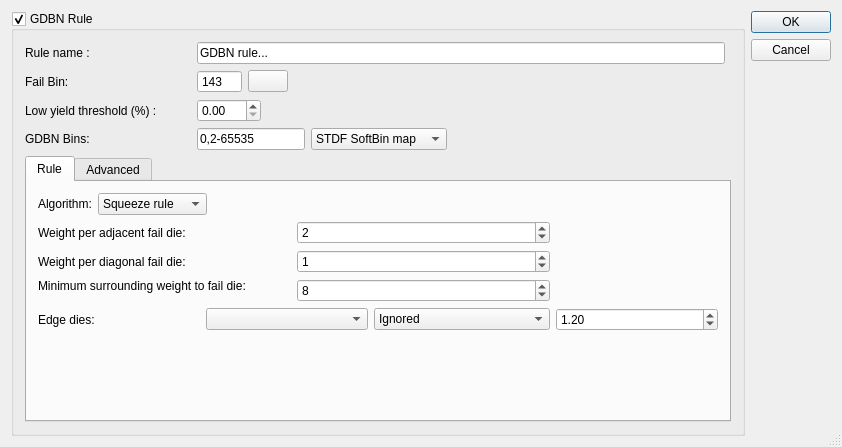
<?xml version="1.0" encoding="UTF-8"?>
<ui version="4.0">
 <class>GdbnDefinitionDialogBase</class>
 <widget class="QDialog" name="GdbnDefinitionDialogBase">
  <property name="geometry">
   <rect>
    <x>0</x>
    <y>0</y>
    <width>842</width>
    <height>447</height>
   </rect>
  </property>
  <property name="sizePolicy">
   <sizepolicy hsizetype="Preferred" vsizetype="Preferred">
    <horstretch>0</horstretch>
    <verstretch>0</verstretch>
   </sizepolicy>
  </property>
  <property name="windowTitle">
   <string>GDBN definition</string>
  </property>
  <property name="windowIcon">
   <iconset resource="gex.qrc">
    <normaloff>:/gex/icons/gex_application_48x48.png</normaloff>:/gex/icons/gex_application_48x48.png</iconset>
  </property>
  <property name="autoFillBackground">
   <bool>true</bool>
  </property>
  <property name="sizeGripEnabled">
   <bool>true</bool>
  </property>
  <layout class="QGridLayout" name="gridLayout_7">
   <item row="0" column="0">
    <widget class="QGroupBox" name="groupBoxGDBN">
     <property name="toolTip">
      <string>Enable/Disable rule</string>
     </property>
     <property name="title">
      <string>GDBN Rule</string>
     </property>
     <property name="checkable">
      <bool>true</bool>
     </property>
     <layout class="QGridLayout" name="gridLayout_6">
      <item row="6" column="3" colspan="5">
       <widget class="QDoubleSpinBox" name="doubleSpinBoxNeighbourhoodYieldLevel">
        <property name="sizePolicy">
         <sizepolicy hsizetype="Fixed" vsizetype="Fixed">
          <horstretch>0</horstretch>
          <verstretch>0</verstretch>
         </sizepolicy>
        </property>
        <property name="toolTip">
         <string>Rule will apply to wafers with a yield under this threshold limit</string>
        </property>
        <property name="decimals">
         <number>2</number>
        </property>
        <property name="maximum">
         <double>100.000000000000000</double>
        </property>
       </widget>
      </item>
      <item row="1" column="5">
       <widget class="GColorPushButton" name="pushButtonFailBinColor">
        <property name="maximumSize">
         <size>
          <width>50</width>
          <height>16777215</height>
         </size>
        </property>
        <property name="toolTip">
         <string>Define the Bin color assigned to Good dies with bad neighbourhood</string>
        </property>
        <property name="text">
         <string/>
        </property>
        <property name="autoDefault">
         <bool>false</bool>
        </property>
       </widget>
      </item>
      <item row="8" column="1" colspan="7">
       <widget class="QTabWidget" name="tabWidget">
        <property name="sizePolicy">
         <sizepolicy hsizetype="Preferred" vsizetype="Preferred">
          <horstretch>0</horstretch>
          <verstretch>0</verstretch>
         </sizepolicy>
        </property>
        <property name="currentIndex">
         <number>0</number>
        </property>
        <widget class="QWidget" name="tab">
         <attribute name="title">
          <string>Rule</string>
         </attribute>
         <layout class="QGridLayout" name="gridLayout_5">
          <item row="0" column="0">
           <layout class="QHBoxLayout" name="horizontalLayout">
            <item>
             <widget class="QLabel" name="textLabel2_2_2_2_2_2_5">
              <property name="maximumSize">
               <size>
                <width>32767</width>
                <height>32767</height>
               </size>
              </property>
              <property name="text">
               <string>Algorithm:</string>
              </property>
              <property name="alignment">
               <set>Qt::AlignVCenter</set>
              </property>
              <property name="wordWrap">
               <bool>true</bool>
              </property>
             </widget>
            </item>
            <item>
             <widget class="QComboBox" name="comboBoxNeighbourhoodAlgorithm">
              <property name="toolTip">
               <string>Select GDBN Algorithm to use</string>
              </property>
              <item>
               <property name="text">
                <string>Squeeze rule</string>
               </property>
              </item>
              <item>
               <property name="text">
                <string>Weighting rule</string>
               </property>
              </item>
             </widget>
            </item>
            <item>
             <spacer name="horizontalSpacer">
              <property name="orientation">
               <enum>Qt::Horizontal</enum>
              </property>
              <property name="sizeHint" stdset="0">
               <size>
                <width>40</width>
                <height>20</height>
               </size>
              </property>
             </spacer>
            </item>
           </layout>
          </item>
          <item row="1" column="0">
           <widget class="QStackedWidget" name="stackedWidget_GDBN_Algorithm">
            <property name="currentIndex">
             <number>1</number>
            </property>
            <widget class="QWidget" name="page">
             <layout class="QGridLayout" name="gridLayout_4">
              <item row="0" column="1">
               <spacer name="horizontalSpacer_2">
                <property name="orientation">
                 <enum>Qt::Horizontal</enum>
                </property>
                <property name="sizeHint" stdset="0">
                 <size>
                  <width>5</width>
                  <height>20</height>
                 </size>
                </property>
               </spacer>
              </item>
              <item row="0" column="0">
               <layout class="QGridLayout" name="gridLayout">
                <item row="0" column="0">
                 <widget class="QLabel" name="textLabel2_2_2_2_2_2">
                  <property name="sizePolicy">
                   <sizepolicy hsizetype="Fixed" vsizetype="Preferred">
                    <horstretch>0</horstretch>
                    <verstretch>0</verstretch>
                   </sizepolicy>
                  </property>
                  <property name="minimumSize">
                   <size>
                    <width>160</width>
                    <height>0</height>
                   </size>
                  </property>
                  <property name="maximumSize">
                   <size>
                    <width>160</width>
                    <height>16777215</height>
                   </size>
                  </property>
                  <property name="text">
                   <string>Neighborhood size:</string>
                  </property>
                  <property name="alignment">
                   <set>Qt::AlignVCenter</set>
                  </property>
                  <property name="wordWrap">
                   <bool>true</bool>
                  </property>
                 </widget>
                </item>
                <item row="0" column="1">
                 <widget class="QComboBox" name="comboBoxNeighbourhoodSize">
                  <property name="sizePolicy">
                   <sizepolicy hsizetype="Fixed" vsizetype="Fixed">
                    <horstretch>0</horstretch>
                    <verstretch>0</verstretch>
                   </sizepolicy>
                  </property>
                  <property name="toolTip">
                   <string>Neighborhood window size, centered on Good die (Bin 1)</string>
                  </property>
                  <item>
                   <property name="text">
                    <string>3 x 3 Dies</string>
                   </property>
                  </item>
                  <item>
                   <property name="text">
                    <string>5 x 5 Dies</string>
                   </property>
                  </item>
                  <item>
                   <property name="text">
                    <string>7 x 7 Dies</string>
                   </property>
                  </item>
                 </widget>
                </item>
                <item row="1" column="0">
                 <widget class="QLabel" name="textLabel2_2_2_2_2_2_3">
                  <property name="sizePolicy">
                   <sizepolicy hsizetype="Fixed" vsizetype="Preferred">
                    <horstretch>0</horstretch>
                    <verstretch>0</verstretch>
                   </sizepolicy>
                  </property>
                  <property name="minimumSize">
                   <size>
                    <width>160</width>
                    <height>0</height>
                   </size>
                  </property>
                  <property name="maximumSize">
                   <size>
                    <width>160</width>
                    <height>16777215</height>
                   </size>
                  </property>
                  <property name="text">
                   <string>Fail good die if at least:</string>
                  </property>
                  <property name="alignment">
                   <set>Qt::AlignVCenter</set>
                  </property>
                  <property name="wordWrap">
                   <bool>true</bool>
                  </property>
                 </widget>
                </item>
                <item row="1" column="1">
                 <widget class="QComboBox" name="comboBoxNeighbourhoodFail">
                  <property name="sizePolicy">
                   <sizepolicy hsizetype="Fixed" vsizetype="Fixed">
                    <horstretch>0</horstretch>
                    <verstretch>0</verstretch>
                   </sizepolicy>
                  </property>
                  <property name="toolTip">
                   <string>Number of bad neighbors to detect to fail a good bin</string>
                  </property>
                  <item>
                   <property name="text">
                    <string>1 Bad Die in the Neighborhood</string>
                   </property>
                  </item>
                 </widget>
                </item>
               </layout>
              </item>
              <item row="1" column="0">
               <widget class="QCheckBox" name="checkBoxNeighbourhoodFailEdges">
                <property name="toolTip">
                 <string>Consider outside of wafer as failing dies (impacts GDBN algorithm)</string>
                </property>
                <property name="text">
                 <string>Edge dies considered bad neighbors</string>
                </property>
               </widget>
              </item>
              <item row="2" column="0">
               <spacer name="verticalSpacer">
                <property name="orientation">
                 <enum>Qt::Vertical</enum>
                </property>
                <property name="sizeType">
                 <enum>QSizePolicy::MinimumExpanding</enum>
                </property>
                <property name="sizeHint" stdset="0">
                 <size>
                  <width>20</width>
                  <height>20</height>
                 </size>
                </property>
               </spacer>
              </item>
             </layout>
            </widget>
            <widget class="QWidget" name="page_2">
             <layout class="QGridLayout" name="gridLayout_3">
              <property name="leftMargin">
               <number>0</number>
              </property>
              <property name="topMargin">
               <number>0</number>
              </property>
              <property name="rightMargin">
               <number>0</number>
              </property>
              <property name="bottomMargin">
               <number>0</number>
              </property>
              <item row="1" column="3">
               <widget class="QDoubleSpinBox" name="doubleSpinBoxWeightingScale">
                <property name="minimum">
                 <double>0.010000000000000</double>
                </property>
                <property name="maximum">
                 <double>50.000000000000000</double>
                </property>
                <property name="singleStep">
                 <double>0.100000000000000</double>
                </property>
                <property name="value">
                 <double>1.200000000000000</double>
                </property>
               </widget>
              </item>
              <item row="0" column="0" colspan="3">
               <layout class="QGridLayout" name="gridLayout_2">
                <item row="0" column="0">
                 <widget class="QLabel" name="textLabel2_2_2_2_5">
                  <property name="maximumSize">
                   <size>
                    <width>32767</width>
                    <height>32767</height>
                   </size>
                  </property>
                  <property name="text">
                   <string>Weight per adjacent fail die:</string>
                  </property>
                  <property name="alignment">
                   <set>Qt::AlignVCenter</set>
                  </property>
                  <property name="wordWrap">
                   <bool>true</bool>
                  </property>
                 </widget>
                </item>
                <item row="0" column="1">
                 <widget class="QSpinBox" name="spinBoxGDBN_WeightAdjacent">
                  <property name="toolTip">
                   <string>Weight assigned to failing adjacent dies</string>
                  </property>
                  <property name="minimum">
                   <number>0</number>
                  </property>
                  <property name="maximum">
                   <number>100</number>
                  </property>
                  <property name="value">
                   <number>2</number>
                  </property>
                 </widget>
                </item>
                <item row="1" column="0">
                 <widget class="QLabel" name="textLabel2_2_2_2_6">
                  <property name="maximumSize">
                   <size>
                    <width>32767</width>
                    <height>32767</height>
                   </size>
                  </property>
                  <property name="text">
                   <string>Weight per diagonal fail die:</string>
                  </property>
                  <property name="alignment">
                   <set>Qt::AlignVCenter</set>
                  </property>
                  <property name="wordWrap">
                   <bool>true</bool>
                  </property>
                 </widget>
                </item>
                <item row="1" column="1">
                 <widget class="QSpinBox" name="spinBoxGDBN_WeightDiagonal">
                  <property name="toolTip">
                   <string>Weight assigned to failing diagonal dies (non-adjacent)</string>
                  </property>
                  <property name="minimum">
                   <number>0</number>
                  </property>
                  <property name="maximum">
                   <number>100</number>
                  </property>
                  <property name="value">
                   <number>1</number>
                  </property>
                 </widget>
                </item>
                <item row="2" column="0">
                 <widget class="QLabel" name="textLabel2_2_2_2_7">
                  <property name="maximumSize">
                   <size>
                    <width>32767</width>
                    <height>32767</height>
                   </size>
                  </property>
                  <property name="text">
                   <string>Minimum surrounding weight to fail die:</string>
                  </property>
                  <property name="alignment">
                   <set>Qt::AlignLeading|Qt::AlignLeft|Qt::AlignTop</set>
                  </property>
                  <property name="wordWrap">
                   <bool>true</bool>
                  </property>
                 </widget>
                </item>
                <item row="2" column="1">
                 <widget class="QSpinBox" name="spinBoxGDBN_MinimumWeighting">
                  <property name="toolTip">
                   <string>Minimum total (of surrounding  8 dies) weight to fail a good die</string>
                  </property>
                  <property name="minimum">
                   <number>1</number>
                  </property>
                  <property name="maximum">
                   <number>100</number>
                  </property>
                  <property name="value">
                   <number>8</number>
                  </property>
                 </widget>
                </item>
               </layout>
              </item>
              <item row="1" column="1">
               <widget class="QComboBox" name="comboBoxEdgeDieType"/>
              </item>
              <item row="1" column="2">
               <widget class="QComboBox" name="comboBoxWeightingEdgeDies">
                <property name="toolTip">
                 <string>How to handle border dies...</string>
                </property>
                <item>
                 <property name="text">
                  <string>Ignored</string>
                 </property>
                </item>
                <item>
                 <property name="text">
                  <string>Considered Good</string>
                 </property>
                </item>
                <item>
                 <property name="text">
                  <string>Considered Bad</string>
                 </property>
                </item>
                <item>
                 <property name="text">
                  <string>Scale computed weight by:</string>
                 </property>
                </item>
               </widget>
              </item>
              <item row="1" column="0">
               <widget class="QLabel" name="textLabel2_2_2_2_8">
                <property name="maximumSize">
                 <size>
                  <width>32767</width>
                  <height>32767</height>
                 </size>
                </property>
                <property name="text">
                 <string>Edge dies:</string>
                </property>
                <property name="alignment">
                 <set>Qt::AlignLeading|Qt::AlignLeft|Qt::AlignVCenter</set>
                </property>
                <property name="wordWrap">
                 <bool>true</bool>
                </property>
               </widget>
              </item>
              <item row="2" column="1" colspan="2">
               <spacer name="verticalSpacer_3">
                <property name="orientation">
                 <enum>Qt::Vertical</enum>
                </property>
                <property name="sizeType">
                 <enum>QSizePolicy::MinimumExpanding</enum>
                </property>
                <property name="sizeHint" stdset="0">
                 <size>
                  <width>20</width>
                  <height>20</height>
                 </size>
                </property>
               </spacer>
              </item>
             </layout>
            </widget>
           </widget>
          </item>
         </layout>
        </widget>
        <widget class="QWidget" name="tab_2">
         <attribute name="title">
          <string>Advanced</string>
         </attribute>
         <layout class="QGridLayout" name="gridLayout_8">
          <item row="0" column="0">
           <layout class="QHBoxLayout" name="horizontalLayout_3">
            <item>
             <widget class="QLabel" name="textLabel2_2_2_2_2_2_2_2_6">
              <property name="maximumSize">
               <size>
                <width>32767</width>
                <height>32767</height>
               </size>
              </property>
              <property name="text">
               <string>Mask:</string>
              </property>
              <property name="alignment">
               <set>Qt::AlignVCenter</set>
              </property>
              <property name="wordWrap">
               <bool>true</bool>
              </property>
             </widget>
            </item>
            <item>
             <widget class="QComboBox" name="comboBox_GdbnMask">
              <property name="toolTip">
               <string>Mask (only apply GDBN rule to dies matching mask criteria</string>
              </property>
             </widget>
            </item>
           </layout>
          </item>
          <item row="1" column="0">
           <spacer name="verticalSpacer_4">
            <property name="orientation">
             <enum>Qt::Vertical</enum>
            </property>
            <property name="sizeHint" stdset="0">
             <size>
              <width>20</width>
              <height>40</height>
             </size>
            </property>
           </spacer>
          </item>
          <item row="0" column="1">
           <spacer name="horizontalSpacer_4">
            <property name="orientation">
             <enum>Qt::Horizontal</enum>
            </property>
            <property name="sizeHint" stdset="0">
             <size>
              <width>40</width>
              <height>20</height>
             </size>
            </property>
           </spacer>
          </item>
         </layout>
        </widget>
       </widget>
      </item>
      <item row="7" column="3" colspan="5">
       <layout class="QHBoxLayout" name="horizontalLayout_2">
        <item>
         <widget class="QLineEdit" name="lineEditBadBinNeighbors">
          <property name="sizePolicy">
           <sizepolicy hsizetype="Fixed" vsizetype="Fixed">
            <horstretch>0</horstretch>
            <verstretch>0</verstretch>
           </sizepolicy>
          </property>
          <property name="toolTip">
           <string>Define list of bad bins to look for in bad cluster</string>
          </property>
          <property name="text">
           <string>0,2-65535</string>
          </property>
         </widget>
        </item>
        <item>
         <widget class="QComboBox" name="comboBox_GDBN_BinSource">
          <property name="sizePolicy">
           <sizepolicy hsizetype="Preferred" vsizetype="Fixed">
            <horstretch>0</horstretch>
            <verstretch>0</verstretch>
           </sizepolicy>
          </property>
          <property name="toolTip">
           <string>Map source (Working over Softbin or Hardbin,...)</string>
          </property>
          <item>
           <property name="text">
            <string>STDF SoftBin map</string>
           </property>
          </item>
          <item>
           <property name="text">
            <string>STDF HardBin map</string>
           </property>
          </item>
          <item>
           <property name="text">
            <string>External map</string>
           </property>
          </item>
         </widget>
        </item>
        <item>
         <spacer name="horizontalSpacer_3">
          <property name="orientation">
           <enum>Qt::Horizontal</enum>
          </property>
          <property name="sizeHint" stdset="0">
           <size>
            <width>40</width>
            <height>20</height>
           </size>
          </property>
         </spacer>
        </item>
       </layout>
      </item>
      <item row="7" column="1">
       <widget class="QLabel" name="textLabel2_2_2_2_2_2_2_2_3">
        <property name="sizePolicy">
         <sizepolicy hsizetype="Maximum" vsizetype="Preferred">
          <horstretch>0</horstretch>
          <verstretch>0</verstretch>
         </sizepolicy>
        </property>
        <property name="minimumSize">
         <size>
          <width>160</width>
          <height>0</height>
         </size>
        </property>
        <property name="maximumSize">
         <size>
          <width>160</width>
          <height>32767</height>
         </size>
        </property>
        <property name="text">
         <string>GDBN Bins:</string>
        </property>
        <property name="alignment">
         <set>Qt::AlignVCenter</set>
        </property>
        <property name="wordWrap">
         <bool>true</bool>
        </property>
       </widget>
      </item>
      <item row="1" column="1">
       <widget class="QLabel" name="textLabel2_2_2_2_4">
        <property name="maximumSize">
         <size>
          <width>32767</width>
          <height>32767</height>
         </size>
        </property>
        <property name="text">
         <string>Fail Bin:</string>
        </property>
        <property name="alignment">
         <set>Qt::AlignVCenter</set>
        </property>
        <property name="wordWrap">
         <bool>true</bool>
        </property>
       </widget>
      </item>
      <item row="1" column="6">
       <spacer name="horizontalSpacer_5">
        <property name="orientation">
         <enum>Qt::Horizontal</enum>
        </property>
        <property name="sizeHint" stdset="0">
         <size>
          <width>40</width>
          <height>20</height>
         </size>
        </property>
       </spacer>
      </item>
      <item row="0" column="1">
       <widget class="QLabel" name="textLabel2_2_2_2_2_2_2_2_4">
        <property name="sizePolicy">
         <sizepolicy hsizetype="Preferred" vsizetype="Preferred">
          <horstretch>0</horstretch>
          <verstretch>0</verstretch>
         </sizepolicy>
        </property>
        <property name="minimumSize">
         <size>
          <width>160</width>
          <height>0</height>
         </size>
        </property>
        <property name="maximumSize">
         <size>
          <width>160</width>
          <height>32767</height>
         </size>
        </property>
        <property name="text">
         <string>Rule name :</string>
        </property>
        <property name="alignment">
         <set>Qt::AlignLeading|Qt::AlignLeft|Qt::AlignVCenter</set>
        </property>
        <property name="wordWrap">
         <bool>true</bool>
        </property>
       </widget>
      </item>
      <item row="6" column="1">
       <widget class="QLabel" name="textLabel2_2_2_2_2_2_4">
        <property name="sizePolicy">
         <sizepolicy hsizetype="Preferred" vsizetype="Preferred">
          <horstretch>0</horstretch>
          <verstretch>0</verstretch>
         </sizepolicy>
        </property>
        <property name="minimumSize">
         <size>
          <width>160</width>
          <height>0</height>
         </size>
        </property>
        <property name="maximumSize">
         <size>
          <width>160</width>
          <height>32767</height>
         </size>
        </property>
        <property name="text">
         <string>Low yield threshold (%) :</string>
        </property>
        <property name="alignment">
         <set>Qt::AlignLeading|Qt::AlignLeft|Qt::AlignVCenter</set>
        </property>
        <property name="wordWrap">
         <bool>true</bool>
        </property>
       </widget>
      </item>
      <item row="1" column="3" colspan="2">
       <widget class="QSpinBox" name="spinBoxFailBin">
        <property name="buttonSymbols">
         <enum>QAbstractSpinBox::NoButtons</enum>
        </property>
        <property name="maximum">
         <number>65535</number>
        </property>
        <property name="value">
         <number>143</number>
        </property>
       </widget>
      </item>
      <item row="0" column="3" colspan="4">
       <widget class="QLineEdit" name="lineEditRuleName">
        <property name="toolTip">
         <string>Rule name...</string>
        </property>
        <property name="inputMask">
         <string/>
        </property>
        <property name="text">
         <string>GDBN rule...</string>
        </property>
       </widget>
      </item>
     </layout>
    </widget>
   </item>
   <item row="0" column="1">
    <layout class="QVBoxLayout" name="verticalLayout">
     <item>
      <widget class="QPushButton" name="pushButtonOk">
       <property name="text">
        <string>OK</string>
       </property>
       <property name="default">
        <bool>true</bool>
       </property>
      </widget>
     </item>
     <item>
      <widget class="QPushButton" name="pushButtonCancel">
       <property name="text">
        <string>Cancel</string>
       </property>
      </widget>
     </item>
     <item>
      <spacer name="verticalSpacer_2">
       <property name="orientation">
        <enum>Qt::Vertical</enum>
       </property>
       <property name="sizeHint" stdset="0">
        <size>
         <width>20</width>
         <height>40</height>
        </size>
       </property>
      </spacer>
     </item>
    </layout>
   </item>
  </layout>
 </widget>
 <layoutdefault spacing="6" margin="11"/>
 <customwidgets>
  <customwidget>
   <class>GColorPushButton</class>
   <extends>QPushButton</extends>
   <header>gcolorpushbutton.h</header>
  </customwidget>
 </customwidgets>
 <tabstops>
  <tabstop>lineEditRuleName</tabstop>
  <tabstop>lineEditBadBinNeighbors</tabstop>
  <tabstop>comboBox_GDBN_BinSource</tabstop>
  <tabstop>pushButtonOk</tabstop>
  <tabstop>pushButtonCancel</tabstop>
 </tabstops>
 <resources>
  <include location="gex.qrc"/>
 </resources>
 <connections/>
</ui>
